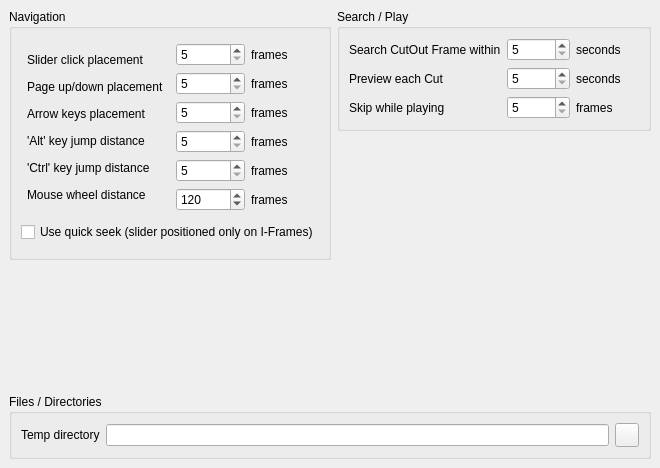
<ui version="4.0" >
 <class>TTCutSettingsCommon</class>
 <widget class="QWidget" name="TTCutSettingsCommon" >
  <property name="geometry" >
   <rect>
    <x>0</x>
    <y>0</y>
    <width>660</width>
    <height>468</height>
   </rect>
  </property>
  <property name="windowTitle" >
   <string>Common</string>
  </property>
  <layout class="QGridLayout" >
   <property name="leftMargin" >
    <number>9</number>
   </property>
   <property name="topMargin" >
    <number>9</number>
   </property>
   <property name="rightMargin" >
    <number>9</number>
   </property>
   <property name="bottomMargin" >
    <number>9</number>
   </property>
   <property name="horizontalSpacing" >
    <number>6</number>
   </property>
   <property name="verticalSpacing" >
    <number>6</number>
   </property>
   <item row="3" column="0" colspan="2" >
    <widget class="QGroupBox" name="gbFilesDirectories" >
     <property name="title" >
      <string>Files / Directories</string>
     </property>
     <layout class="QGridLayout" >
      <property name="leftMargin" >
       <number>9</number>
      </property>
      <property name="topMargin" >
       <number>9</number>
      </property>
      <property name="rightMargin" >
       <number>9</number>
      </property>
      <property name="bottomMargin" >
       <number>9</number>
      </property>
      <property name="horizontalSpacing" >
       <number>6</number>
      </property>
      <property name="verticalSpacing" >
       <number>6</number>
      </property>
      <item row="0" column="2" >
       <widget class="QPushButton" name="btnDirOpen" >
        <property name="minimumSize" >
         <size>
          <width>24</width>
          <height>24</height>
         </size>
        </property>
        <property name="maximumSize" >
         <size>
          <width>24</width>
          <height>24</height>
         </size>
        </property>
        <property name="text" >
         <string/>
        </property>
        <property name="icon" >
         <iconset resource="ttcutsettingscommon.qrc" >:/pixmaps/pixmaps/fileopen_24.xpm</iconset>
        </property>
       </widget>
      </item>
      <item row="0" column="0" >
       <widget class="QLabel" name="laTempDir" >
        <property name="text" >
         <string>Temp directory</string>
        </property>
       </widget>
      </item>
      <item row="0" column="1" >
       <widget class="QLineEdit" name="leTempDirectory" />
      </item>
     </layout>
    </widget>
   </item>
   <item row="2" column="0" >
    <spacer>
     <property name="orientation" >
      <enum>Qt::Vertical</enum>
     </property>
     <property name="sizeType" >
      <enum>QSizePolicy::Expanding</enum>
     </property>
     <property name="sizeHint" >
      <size>
       <width>20</width>
       <height>20</height>
      </size>
     </property>
    </spacer>
   </item>
   <item row="1" column="1" >
    <spacer>
     <property name="orientation" >
      <enum>Qt::Vertical</enum>
     </property>
     <property name="sizeType" >
      <enum>QSizePolicy::Expanding</enum>
     </property>
     <property name="sizeHint" >
      <size>
       <width>20</width>
       <height>20</height>
      </size>
     </property>
    </spacer>
   </item>
   <item rowspan="2" row="0" column="0" >
    <widget class="QGroupBox" name="gbNavigation" >
     <property name="title" >
      <string>Navigation</string>
     </property>
     <layout class="QGridLayout" >
      <property name="leftMargin" >
       <number>9</number>
      </property>
      <property name="topMargin" >
       <number>9</number>
      </property>
      <property name="rightMargin" >
       <number>9</number>
      </property>
      <property name="bottomMargin" >
       <number>9</number>
      </property>
      <property name="horizontalSpacing" >
       <number>6</number>
      </property>
      <property name="verticalSpacing" >
       <number>6</number>
      </property>
      <item row="1" column="0" colspan="3" >
       <widget class="QCheckBox" name="cbQuickSearch" >
        <property name="text" >
         <string>Use quick seek (slider positioned only on I-Frames)</string>
        </property>
       </widget>
      </item>
      <item row="0" column="1" >
       <layout class="QVBoxLayout" >
        <property name="spacing" >
         <number>6</number>
        </property>
        <property name="leftMargin" >
         <number>0</number>
        </property>
        <property name="topMargin" >
         <number>0</number>
        </property>
        <property name="rightMargin" >
         <number>0</number>
        </property>
        <property name="bottomMargin" >
         <number>0</number>
        </property>
        <item>
         <widget class="QSpinBox" name="sbSliderClickPlacement" >
          <property name="minimum" >
           <number>5</number>
          </property>
          <property name="maximum" >
           <number>200</number>
          </property>
          <property name="singleStep" >
           <number>5</number>
          </property>
         </widget>
        </item>
        <item>
         <widget class="QSpinBox" name="sbPgUpDown" >
          <property name="minimum" >
           <number>5</number>
          </property>
          <property name="maximum" >
           <number>200</number>
          </property>
          <property name="singleStep" >
           <number>5</number>
          </property>
         </widget>
        </item>
        <item>
         <widget class="QSpinBox" name="sbArrowKeyPlacement" >
          <property name="minimum" >
           <number>5</number>
          </property>
          <property name="maximum" >
           <number>200</number>
          </property>
          <property name="singleStep" >
           <number>5</number>
          </property>
         </widget>
        </item>
        <item>
         <widget class="QSpinBox" name="sbAltDistance" >
          <property name="minimum" >
           <number>5</number>
          </property>
          <property name="maximum" >
           <number>200</number>
          </property>
          <property name="singleStep" >
           <number>5</number>
          </property>
         </widget>
        </item>
        <item>
         <widget class="QSpinBox" name="sbCtrlDistance" >
          <property name="minimum" >
           <number>5</number>
          </property>
          <property name="maximum" >
           <number>200</number>
          </property>
          <property name="singleStep" >
           <number>5</number>
          </property>
         </widget>
        </item>
        <item>
         <widget class="QSpinBox" name="sbMouseWheel" >
          <property name="minimum" >
           <number>1</number>
          </property>
          <property name="maximum" >
           <number>500</number>
          </property>
          <property name="singleStep" >
           <number>5</number>
          </property>
          <property name="value" >
           <number>120</number>
          </property>
         </widget>
        </item>
       </layout>
      </item>
      <item row="0" column="0" >
       <layout class="QVBoxLayout" >
        <property name="spacing" >
         <number>6</number>
        </property>
        <property name="leftMargin" >
         <number>6</number>
        </property>
        <property name="topMargin" >
         <number>6</number>
        </property>
        <property name="rightMargin" >
         <number>6</number>
        </property>
        <property name="bottomMargin" >
         <number>6</number>
        </property>
        <item>
         <widget class="QLabel" name="laSliderClick" >
          <property name="text" >
           <string>Slider click placement</string>
          </property>
         </widget>
        </item>
        <item>
         <widget class="QLabel" name="laPgUpDown" >
          <property name="text" >
           <string>Page up/down placement</string>
          </property>
         </widget>
        </item>
        <item>
         <widget class="QLabel" name="laArrowPlacement" >
          <property name="text" >
           <string>Arrow keys placement</string>
          </property>
         </widget>
        </item>
        <item>
         <widget class="QLabel" name="laAltJump" >
          <property name="text" >
           <string>'Alt' key jump distance</string>
          </property>
         </widget>
        </item>
        <item>
         <widget class="QLabel" name="laCtrlJump" >
          <property name="text" >
           <string>'Ctrl' key jump distance</string>
          </property>
         </widget>
        </item>
        <item>
         <widget class="QLabel" name="laQuickJump_2" >
          <property name="text" >
           <string>Mouse wheel distance</string>
          </property>
         </widget>
        </item>
       </layout>
      </item>
      <item row="0" column="2" >
       <layout class="QVBoxLayout" >
        <property name="spacing" >
         <number>6</number>
        </property>
        <property name="leftMargin" >
         <number>0</number>
        </property>
        <property name="topMargin" >
         <number>0</number>
        </property>
        <property name="rightMargin" >
         <number>0</number>
        </property>
        <property name="bottomMargin" >
         <number>0</number>
        </property>
        <item>
         <widget class="QLabel" name="laFrames1" >
          <property name="text" >
           <string>frames</string>
          </property>
         </widget>
        </item>
        <item>
         <widget class="QLabel" name="laFrames2" >
          <property name="text" >
           <string>frames</string>
          </property>
         </widget>
        </item>
        <item>
         <widget class="QLabel" name="laFrames3" >
          <property name="text" >
           <string>frames</string>
          </property>
         </widget>
        </item>
        <item>
         <widget class="QLabel" name="laFrames4" >
          <property name="text" >
           <string>frames</string>
          </property>
         </widget>
        </item>
        <item>
         <widget class="QLabel" name="laFrames5" >
          <property name="text" >
           <string>frames</string>
          </property>
         </widget>
        </item>
        <item>
         <widget class="QLabel" name="laSeconds1_2" >
          <property name="text" >
           <string>frames</string>
          </property>
         </widget>
        </item>
       </layout>
      </item>
     </layout>
    </widget>
   </item>
   <item row="0" column="1" >
    <widget class="QGroupBox" name="gbSearchPlay" >
     <property name="title" >
      <string>Search / Play</string>
     </property>
     <layout class="QGridLayout" >
      <property name="leftMargin" >
       <number>9</number>
      </property>
      <property name="topMargin" >
       <number>9</number>
      </property>
      <property name="rightMargin" >
       <number>9</number>
      </property>
      <property name="bottomMargin" >
       <number>9</number>
      </property>
      <property name="horizontalSpacing" >
       <number>6</number>
      </property>
      <property name="verticalSpacing" >
       <number>6</number>
      </property>
      <item row="0" column="2" >
       <layout class="QVBoxLayout" >
        <property name="spacing" >
         <number>6</number>
        </property>
        <property name="leftMargin" >
         <number>0</number>
        </property>
        <property name="topMargin" >
         <number>0</number>
        </property>
        <property name="rightMargin" >
         <number>0</number>
        </property>
        <property name="bottomMargin" >
         <number>0</number>
        </property>
        <item>
         <widget class="QLabel" name="laSeconds2" >
          <property name="text" >
           <string>seconds</string>
          </property>
         </widget>
        </item>
        <item>
         <widget class="QLabel" name="laSeconds3" >
          <property name="text" >
           <string>seconds</string>
          </property>
         </widget>
        </item>
        <item>
         <widget class="QLabel" name="laFrame6" >
          <property name="text" >
           <string>frames</string>
          </property>
         </widget>
        </item>
       </layout>
      </item>
      <item row="0" column="1" >
       <layout class="QVBoxLayout" >
        <property name="spacing" >
         <number>6</number>
        </property>
        <property name="leftMargin" >
         <number>0</number>
        </property>
        <property name="topMargin" >
         <number>0</number>
        </property>
        <property name="rightMargin" >
         <number>0</number>
        </property>
        <property name="bottomMargin" >
         <number>0</number>
        </property>
        <item>
         <widget class="QSpinBox" name="sbSearchIntervall" >
          <property name="minimum" >
           <number>5</number>
          </property>
          <property name="maximum" >
           <number>200</number>
          </property>
          <property name="singleStep" >
           <number>5</number>
          </property>
         </widget>
        </item>
        <item>
         <widget class="QSpinBox" name="spPreviewLength" >
          <property name="minimum" >
           <number>5</number>
          </property>
          <property name="maximum" >
           <number>200</number>
          </property>
          <property name="singleStep" >
           <number>5</number>
          </property>
         </widget>
        </item>
        <item>
         <widget class="QSpinBox" name="sbSkipFrames" >
          <property name="minimum" >
           <number>5</number>
          </property>
          <property name="maximum" >
           <number>200</number>
          </property>
          <property name="singleStep" >
           <number>5</number>
          </property>
         </widget>
        </item>
       </layout>
      </item>
      <item row="0" column="0" >
       <layout class="QVBoxLayout" >
        <property name="spacing" >
         <number>6</number>
        </property>
        <property name="leftMargin" >
         <number>0</number>
        </property>
        <property name="topMargin" >
         <number>0</number>
        </property>
        <property name="rightMargin" >
         <number>0</number>
        </property>
        <property name="bottomMargin" >
         <number>0</number>
        </property>
        <item>
         <widget class="QLabel" name="laSearch" >
          <property name="text" >
           <string>Search CutOut Frame within</string>
          </property>
         </widget>
        </item>
        <item>
         <widget class="QLabel" name="laPreview" >
          <property name="text" >
           <string>Preview each Cut</string>
          </property>
         </widget>
        </item>
        <item>
         <widget class="QLabel" name="laSkip" >
          <property name="text" >
           <string>Skip while playing</string>
          </property>
         </widget>
        </item>
       </layout>
      </item>
     </layout>
    </widget>
   </item>
  </layout>
 </widget>
 <resources>
  <include location="ttcutsettingscommon.qrc" />
 </resources>
 <connections/>
</ui>
